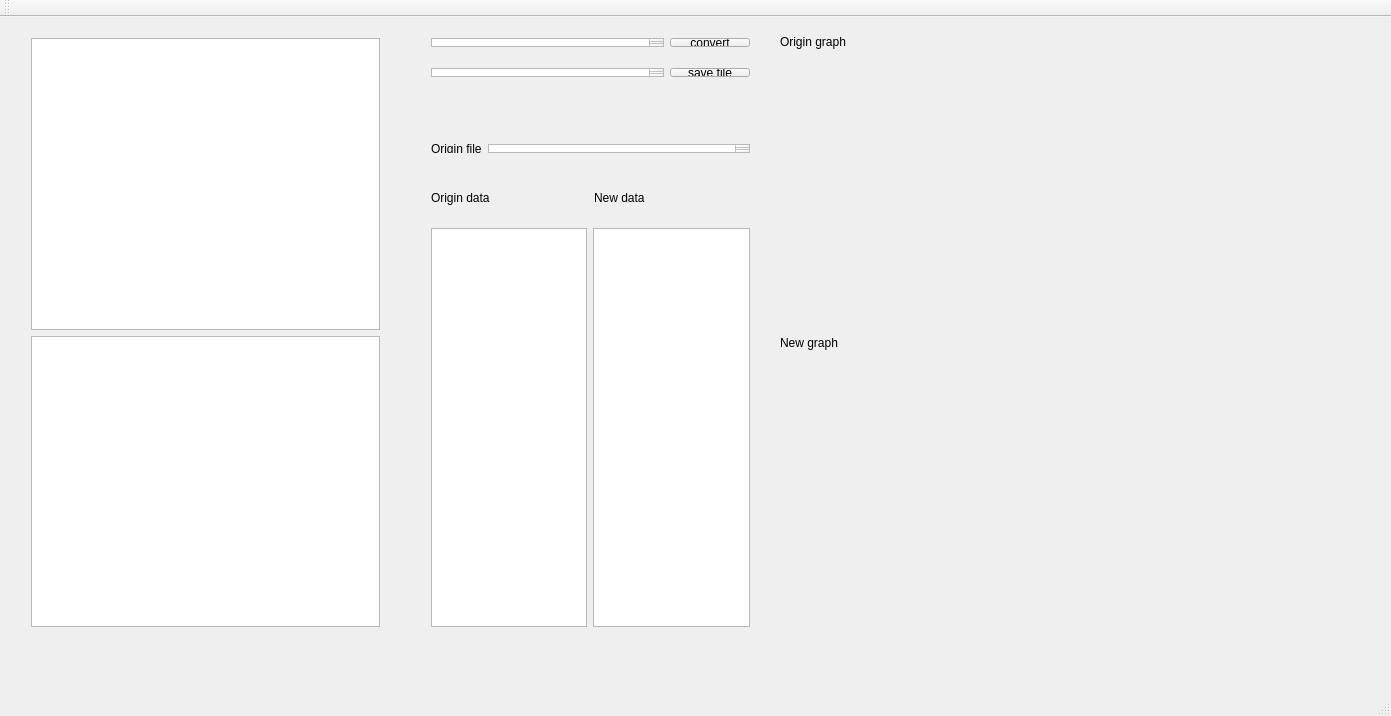
<?xml version="1.0" encoding="UTF-8"?>
<ui version="4.0">
 <class>MainWindow</class>
 <widget class="QMainWindow" name="MainWindow">
  <property name="geometry">
   <rect>
    <x>0</x>
    <y>0</y>
    <width>1391</width>
    <height>716</height>
   </rect>
  </property>
  <property name="windowTitle">
   <string>MainWindow</string>
  </property>
  <widget class="QWidget" name="centralWidget">
   <widget class="QCustomPlot" name="plotGraphOrigin" native="true">
    <property name="geometry">
     <rect>
      <x>780</x>
      <y>40</y>
      <width>591</width>
      <height>271</height>
     </rect>
    </property>
   </widget>
   <widget class="QWidget" name="gridLayoutWidget">
    <property name="geometry">
     <rect>
      <x>420</x>
      <y>200</y>
      <width>341</width>
      <height>421</height>
     </rect>
    </property>
    <layout class="QGridLayout" name="gridLayout">
     <item row="0" column="0">
      <widget class="QTextBrowser" name="TB_OriginData"/>
     </item>
     <item row="0" column="1">
      <widget class="QTextBrowser" name="TB_NewData"/>
     </item>
    </layout>
   </widget>
   <widget class="QWidget" name="verticalLayoutWidget">
    <property name="geometry">
     <rect>
      <x>20</x>
      <y>10</y>
      <width>371</width>
      <height>611</height>
     </rect>
    </property>
    <layout class="QVBoxLayout" name="verticalLayout">
     <item>
      <widget class="QTreeView" name="TV_fileSystem"/>
     </item>
     <item>
      <widget class="QListView" name="LV_showFiles"/>
     </item>
    </layout>
   </widget>
   <widget class="QWidget" name="horizontalLayoutWidget">
    <property name="geometry">
     <rect>
      <x>420</x>
      <y>10</y>
      <width>341</width>
      <height>31</height>
     </rect>
    </property>
    <layout class="QHBoxLayout" name="horizontalLayout">
     <item>
      <widget class="QTextEdit" name="TE_function"/>
     </item>
     <item>
      <widget class="QPushButton" name="BT_changeData">
       <property name="text">
        <string>convert</string>
       </property>
      </widget>
     </item>
    </layout>
   </widget>
   <widget class="QCustomPlot" name="plotGraphNew" native="true">
    <property name="geometry">
     <rect>
      <x>780</x>
      <y>340</y>
      <width>591</width>
      <height>281</height>
     </rect>
    </property>
   </widget>
   <widget class="QLabel" name="LB_orginGraph">
    <property name="geometry">
     <rect>
      <x>780</x>
      <y>9</y>
      <width>121</width>
      <height>31</height>
     </rect>
    </property>
    <property name="text">
     <string>Origin graph</string>
    </property>
   </widget>
   <widget class="QLabel" name="LB_newGraph">
    <property name="geometry">
     <rect>
      <x>780</x>
      <y>310</y>
      <width>121</width>
      <height>31</height>
     </rect>
    </property>
    <property name="text">
     <string>New graph</string>
    </property>
   </widget>
   <widget class="QWidget" name="horizontalLayoutWidget_3">
    <property name="geometry">
     <rect>
      <x>420</x>
      <y>160</y>
      <width>341</width>
      <height>41</height>
     </rect>
    </property>
    <layout class="QHBoxLayout" name="horizontalLayout_3">
     <item>
      <widget class="QLabel" name="LB_origin">
       <property name="text">
        <string>Origin data</string>
       </property>
      </widget>
     </item>
     <item>
      <widget class="QLabel" name="LB_new">
       <property name="text">
        <string>New data</string>
       </property>
      </widget>
     </item>
    </layout>
   </widget>
   <widget class="QWidget" name="horizontalLayoutWidget_2">
    <property name="geometry">
     <rect>
      <x>420</x>
      <y>40</y>
      <width>341</width>
      <height>31</height>
     </rect>
    </property>
    <layout class="QHBoxLayout" name="horizontalLayout_2">
     <item>
      <widget class="QTextEdit" name="TE_newFile"/>
     </item>
     <item>
      <widget class="QPushButton" name="BT_changeData_2">
       <property name="text">
        <string>save file</string>
       </property>
      </widget>
     </item>
    </layout>
   </widget>
   <widget class="QWidget" name="horizontalLayoutWidget_4">
    <property name="geometry">
     <rect>
      <x>420</x>
      <y>116</y>
      <width>341</width>
      <height>31</height>
     </rect>
    </property>
    <layout class="QHBoxLayout" name="horizontalLayout_4">
     <item>
      <widget class="QLabel" name="LB_oldFile">
       <property name="text">
        <string>Origin file</string>
       </property>
      </widget>
     </item>
     <item>
      <widget class="QTextEdit" name="TE_OriginFile"/>
     </item>
    </layout>
   </widget>
  </widget>
  <widget class="QMenuBar" name="menuBar">
   <property name="geometry">
    <rect>
     <x>0</x>
     <y>0</y>
     <width>1391</width>
     <height>25</height>
    </rect>
   </property>
  </widget>
  <widget class="QToolBar" name="mainToolBar">
   <attribute name="toolBarArea">
    <enum>TopToolBarArea</enum>
   </attribute>
   <attribute name="toolBarBreak">
    <bool>false</bool>
   </attribute>
  </widget>
  <widget class="QStatusBar" name="statusBar"/>
 </widget>
 <layoutdefault spacing="6" margin="11"/>
 <customwidgets>
  <customwidget>
   <class>QCustomPlot</class>
   <extends>QWidget</extends>
   <header>qcustomplot.h</header>
   <container>1</container>
  </customwidget>
 </customwidgets>
 <resources/>
 <connections/>
</ui>
